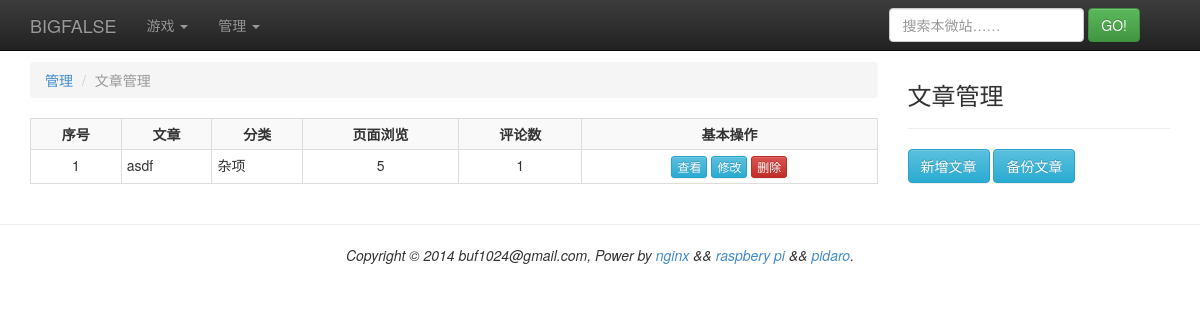
The app's page /manage/passage (signed in), older data.
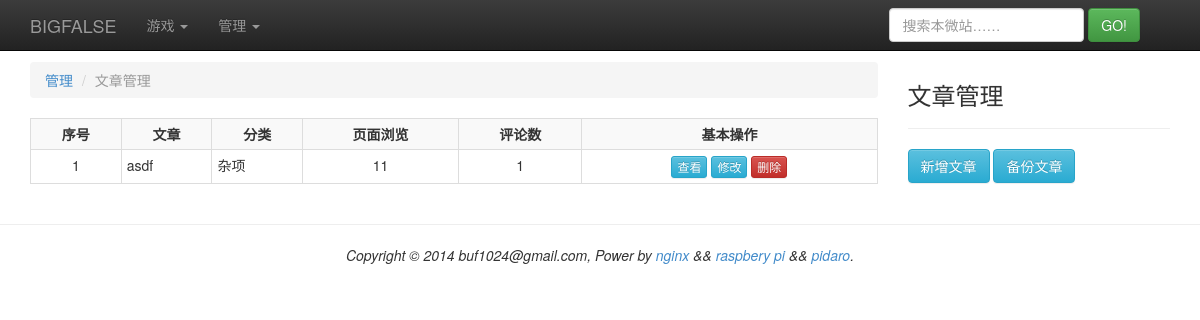
The same page, newer data.
### tinylog/models.py (models this page shows, shortened)
class Passage(models.Model):
    title = models.CharField(max_length = 128)
    content = models.TextField()
    summary = models.TextField(null=True)
    hot = models.IntegerField()
    visiable = models.BooleanField()
    enable_comment = models.BooleanField()
    front_flag = models.BooleanField()
    draft_flag = models.BooleanField()
    create_time = models.DateTimeField()
    update_time = models.DateTimeField()
    catalog = models.ForeignKey(Catalog, null=True)
    labels = models.ManyToManyField(Label)
    archive = models.ForeignKey(Archive)

class Catalog(models.Model):
    name = models.CharField(max_length = 64)
    desc = models.CharField(max_length = 512, null=True)
    type = models.IntegerField()
    create_time = models.DateTimeField()
    update_time = models.DateTimeField()

### tinylog/views.py (the view)
# urls.py: url(r'^manage/passage$', 'tinylog.views.mngpassage'),
def mngpassage(req):
    r = try_redirect(req)
    if r != None:
        return r
    settings = get_settings()
    setting = settings['setting']
    d = {}
    d['extral_block'] = get_mngpassage_extral_block()
    d['header_block'] = get_header_block(setting.title + u' : 文章管理',
                                              extjs = ['/js/mngpassage.js', '/js/tablemore.js'])
    d['nav_block'] = get_nav_block(req)
    d['content_block'] = get_mngpassage_block()
    d['footer_block'] = get_footer_block()
    t = get_template('general.html')
    c = Context(d)
    h = t.render(c)
    return HttpResponse(h)

### tinylog/util.py (called while the page is built, shortened)
def get_settings(is_force = False):
    global _g_last_time
    global _g_read_interval
    now = int(time())
    diff = now - _g_last_time
    return _g_settings

def get_header_block(webtitle, extjs = None, extcss = None):
    settings = get_settings()
    d = {}
    d['webtitle'] = webtitle
    d['mstdjss'] = settings['stdjss']
    d['mstdcss'] = settings['stdcss']
    d['mextjs'] = extjs
    d['mextcss'] = extcss
    t = get_template('header.html')
    c = Context(d)
    h = t.render(c)
    return h

def get_nav_block(req):
    settings = get_settings()
    setting = settings['setting']
    games = settings['games']
    d = {}
    d['brand'] = setting.brand
    d['games'] = games
    d['admin'] = is_admin(req)
    t = get_template('nav.html')
    c = Context(d)
    h = t.render(c)
    return h

def get_footer_block():
    settings = get_settings()
    setting = settings['setting']
    d = {}
    d['copy_info'] = setting.copy_info
    t = get_template('footer.html')
    c = Context(d)
    h = t.render(c)
    return h

def is_admin(req):
    return req.user.is_authenticated()

### tinylog/util_passage.py (called while the page is built)
def get_mngpassage_extral_block():
    h = get_confirm_dialog()
    return h

### template/mngpassage.html (shortened to what this page needs)
<div class="col-sm-9">
  <ol class="breadcrumb">
    <li><a href="#">管理</a></li>
    <li class="active">文章管理</li>
  </ol>
  <table class="table table-hover table-bordered table-striped table-condensed">
    <tbody id="table_more">
    <tr>
      <th class="text-center-align">序号</th>
      <th class="text-center-align">文章</th>
      <th class="text-center-align">分类</th>
      <th class="text-center-align">页面浏览</th>
      <th class="text-center-align">评论数</th>
      <th class="text-center-align">基本操作</th>
    </tr>
    {% for p in passages %}
    <tr>
      <td class="text-center-align">{{ forloop.counter }}</td>
      <td>{{ p.passage.title }}</td>
      <td>{{ p.passage.catalog.name }}</td>
      <td class="text-center-align">{{ p.passage.hot }}</td>
      <td class="text-center-align">{{ p.comment_count }}</td>
      <td class="text-center-align">
        <button class="btn btn-xs btn-info" data="{{ p.passage.id }}" id="mngpassage_view_{{ p.passage.id }}">查看</button>
        <button class="btn btn-xs btn-info" data="{{ p.passage.id }}" id="mngpassage_modify_{{ p.passage.id }}">修改</button>
        <button class="btn btn-xs btn-danger" data="{{ p.passage.id }}" id="mngpassage_delete_{{ p.passage.id }}">删除</button>
      </td>
    </tr>
    {% endfor %}
    </tbody>
  </table>
</div>
<div class="col-sm-3">
    <div class="bulletin">
      <h3>文章管理</h3><hr>
      <p>
        <button class="btn btn-info" id="mngpassage_new_passage">新增文章</button>
        <button class="btn btn-info" id="mngpassage_backup_passage">备份文章</button>
      </p>
    </div>
</div>

Row changes from the older to the newer data that the page shows:
changed Passage "asdf": passage.hot "5" → "11"
